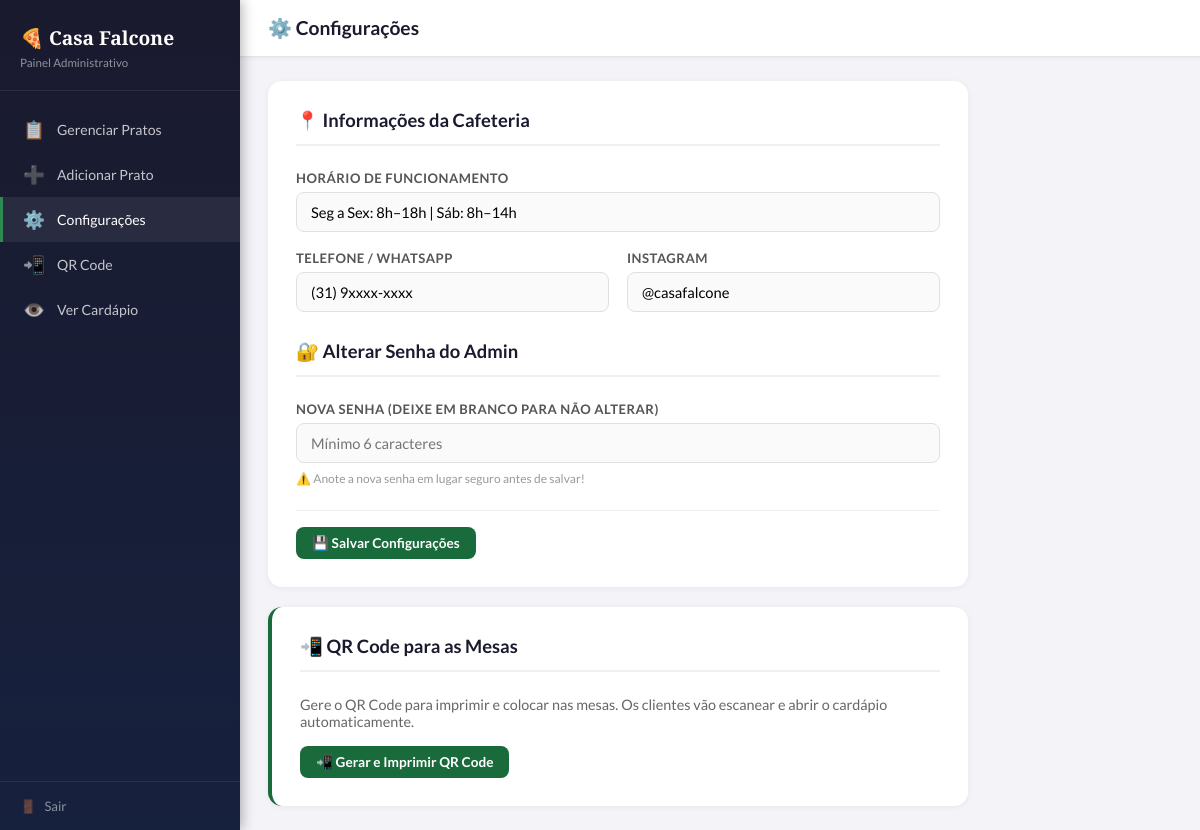
The app's page /admin/config (signed in) with its own data.
### tables this page shows
CREATE TABLE config (
        chave TEXT PRIMARY KEY,
        valor TEXT
    );

### app.py (the view, shortened to what this page needs)
@app.route('/admin/config', methods=['GET', 'POST'])
@login_required
def admin_config():
    conn = get_db()
    config = get_config()
    conn.close()
    return render_template('admin_config.html', config=config)

### app.py (called while the page is built)
def get_db():
    conn = sqlite3.connect(DB_PATH)
    conn.row_factory = sqlite3.Row
    return conn

def login_required(f):
    @wraps(f)
    def decorated(*args, **kwargs):
        if 'admin_logged' not in session:
            flash('Faça login para acessar o painel.', 'error')
            return redirect(url_for('admin_login'))
        return f(*args, **kwargs)
    return decorated

def get_config():
    conn = get_db()
    rows = conn.execute("SELECT chave, valor FROM config").fetchall()
    conn.close()
    return {r['chave']: r['valor'] for r in rows}

### templates/admin_config.html (shortened to what this page needs)
<!DOCTYPE html>
<html lang="pt-BR">
<head>
  <link rel="stylesheet" href="{{ url_for('static', filename='css/style.css') }}">
</head>
<body>
<div class="admin-layout">
  <aside class="admin-sidebar">
    <div class="sidebar-logo">
      <h2>🍕 Casa Falcone</h2>
      <small>Painel Administrativo</small>
    </div>
    <nav class="sidebar-nav">
      <a href="{{ url_for('admin_painel') }}"><span>📋</span> Gerenciar Pratos</a>
      <a href="{{ url_for('admin_novo_prato') }}"><span>➕</span> Adicionar Prato</a>
      <a href="{{ url_for('admin_config') }}" class="ativo"><span>⚙️</span> Configurações</a>
      <a href="{{ url_for('gerar_qrcode') }}" target="_blank"><span>📲</span> QR Code</a>
      <a href="{{ url_for('cardapio') }}" target="_blank"><span>👁️</span> Ver Cardápio</a>
    </nav>
    <div class="sidebar-footer">
      <a href="{{ url_for('admin_logout') }}"><span>🚪</span> Sair</a>
    </div>
  </aside>
  <main class="admin-main">
    <div class="admin-topbar">
      <h1>⚙️ Configurações</h1>
    </div>
    <div class="admin-conteudo">
      <div class="form-card">
        <form method="POST">
          <div class="form-titulo">📍 Informações da Cafeteria</div>
          <div class="form-grid">
            <div class="form-group full">
              <label>Horário de Funcionamento</label>
              <input type="text" name="horario" value="{{ config.horario or '' }}"
                     placeholder="Ex: Seg a Sex: 8h–18h | Sáb: 8h–14h">
            </div>
            <div class="form-group">
              <label>Telefone / WhatsApp</label>
              <input type="text" name="telefone" value="{{ config.telefone or '' }}"
                     placeholder="(31) 9xxxx-xxxx">
            </div>
            <div class="form-group">
              <label>Instagram</label>
              <input type="text" name="instagram" value="{{ config.instagram or '' }}"
                     placeholder="@casafalcone">
            </div>
          </div>
          <div class="form-titulo" style="margin-top:28px">🔐 Alterar Senha do Admin</div>
          <div class="form-grid">
            <div class="form-group full">
              <label>Nova Senha (deixe em branco para não alterar)</label>
              <input type="password" name="nova_senha"
                     placeholder="Mínimo 6 caracteres" autocomplete="new-password">
              <span class="form-hint">⚠️ Anote a nova senha em lugar seguro antes de salvar!</span>
            </div>
          </div>
          <div class="form-acoes">
            <button type="submit" class="btn btn-verde">💾 Salvar Configurações</button>
          </div>
        </form>
      </div>
      <div class="form-card" style="margin-top:20px;border-left:4px solid var(--verde)">
        <div class="form-titulo">📲 QR Code para as Mesas</div>
        <p style="font-size:0.9rem;color:#666;margin-bottom:16px">
          Gere o QR Code para imprimir e colocar nas mesas.
          Os clientes vão escanear e abrir o cardápio automaticamente.
        </p>
        <a href="{{ url_for('gerar_qrcode') }}" target="_blank" class="btn btn-verde">
          📲 Gerar e Imprimir QR Code
        </a>
      </div>
    </div>
  </main>
</div>
</body>
</html>

### static/css/style.css (style rules this page uses)
:root { --verde: #1a6b3c; --verde-claro: #2d8a52; --vermelho: #c0392b; --vermelho-claro: #e74c3c; --branco: #fff; --creme: #faf7f2; --creme-escuro: #f0ebe0; --texto: #2c2c2c; --texto-leve: #6b6b6b; --borda: #ddd5c8; --sombra: rgba(0,0,0,0.10); --fonte-titulo: 'Playfair Display', Georgia, serif; --fonte-corpo: 'Lato', 'Segoe UI', sans-serif; --radius: 14px; --radius-sm: 8px; }
*, *::before, *::after { box-sizing: border-box; margin: 0; padding: 0; }
body { font-family: var(--fonte-corpo); background: var(--creme); color: var(--texto); min-height: 100vh; transition: background .3s, color .3s; }
a { color: inherit; text-decoration: none; }
.admin-layout { display: flex; min-height: 100vh; }
.admin-sidebar { width: 240px; background: linear-gradient(180deg, #1a1a2e 0%, #16213e 100%); color: #e0e0e0; display: flex; flex-direction: column; padding: 0; position: fixed; top: 0; left: 0; bottom: 0; z-index: 200; box-shadow: 2px 0 12px rgba(0,0,0,0.3); transition: transform .3s; }
.sidebar-logo { padding: 24px 20px 20px; border-bottom: 1px solid rgba(255,255,255,0.08); }
.sidebar-logo h2 { font-family: var(--fonte-titulo); font-size: 1.2rem; color: #fff; }
.sidebar-logo small { font-size: 0.72rem; opacity: 0.6; }
.sidebar-nav { flex: 1; padding: 16px 0; }
.sidebar-nav a { display: flex; align-items: center; gap: 12px; padding: 12px 20px; color: rgba(255,255,255,0.75); font-size: 0.88rem; transition: all .2s; border-left: 3px solid transparent; }
.sidebar-nav a:hover, .sidebar-nav a.ativo { color: #fff; background: rgba(255,255,255,0.07); border-left-color: var(--verde-claro); }
.sidebar-nav a span { font-size: 1.1rem; }
.sidebar-footer { padding: 16px 20px; border-top: 1px solid rgba(255,255,255,0.08); }
.sidebar-footer a { display: flex; align-items: center; gap: 8px; color: rgba(255,255,255,0.5); font-size: 0.82rem; }
.admin-main { margin-left: 240px; flex: 1; background: #f4f4f8; min-height: 100vh; }
.admin-topbar { background: #fff; border-bottom: 1px solid #e5e5e5; padding: 16px 28px; display: flex; align-items: center; justify-content: space-between; box-shadow: 0 1px 4px rgba(0,0,0,0.06); }
.admin-topbar h1 { font-size: 1.2rem; font-weight: 700; color: #1a1a2e; }
.admin-conteudo { padding: 24px 28px; }
.btn { display: inline-flex; align-items: center; gap: 6px; padding: 8px 16px; border-radius: var(--radius-sm); border: none; cursor: pointer; font-size: 0.85rem; font-weight: 600; text-decoration: none; transition: all .2s; font-family: var(--fonte-corpo); }
.btn-verde { background: var(--verde); color: #fff; }
.form-card { background: #fff; border-radius: var(--radius); box-shadow: 0 1px 6px rgba(0,0,0,0.06); padding: 28px; max-width: 700px; }
.form-titulo { font-size: 1.15rem; font-weight: 700; margin-bottom: 24px; color: #1a1a2e; border-bottom: 2px solid #f0f0f0; padding-bottom: 12px; }
.form-grid { display: grid; grid-template-columns: 1fr 1fr; gap: 18px; }
.form-group { display: flex; flex-direction: column; gap: 6px; }
.form-group.full { grid-column: 1 / -1; }
.form-group label { font-size: 0.82rem; font-weight: 700; color: #555; text-transform: uppercase; letter-spacing: 0.5px; }
.form-group input, .form-group select, .form-group textarea { padding: 10px 14px; border: 1.5px solid #e0e0e0; border-radius: var(--radius-sm); font-size: 0.92rem; font-family: var(--fonte-corpo); background: #fafafa; transition: border-color .2s; outline: none; }
.form-acoes { display: flex; gap: 12px; margin-top: 24px; padding-top: 16px; border-top: 1px solid #f0f0f0; }
.form-hint { font-size: 0.75rem; color: #999; margin-top: 2px; }

### records on screen
config: horario "Seg a Sex: 8h–18h | Sáb: 8h–14h"
config: telefone "(31) 9xxxx-xxxx"
config: instagram "@casafalcone"
